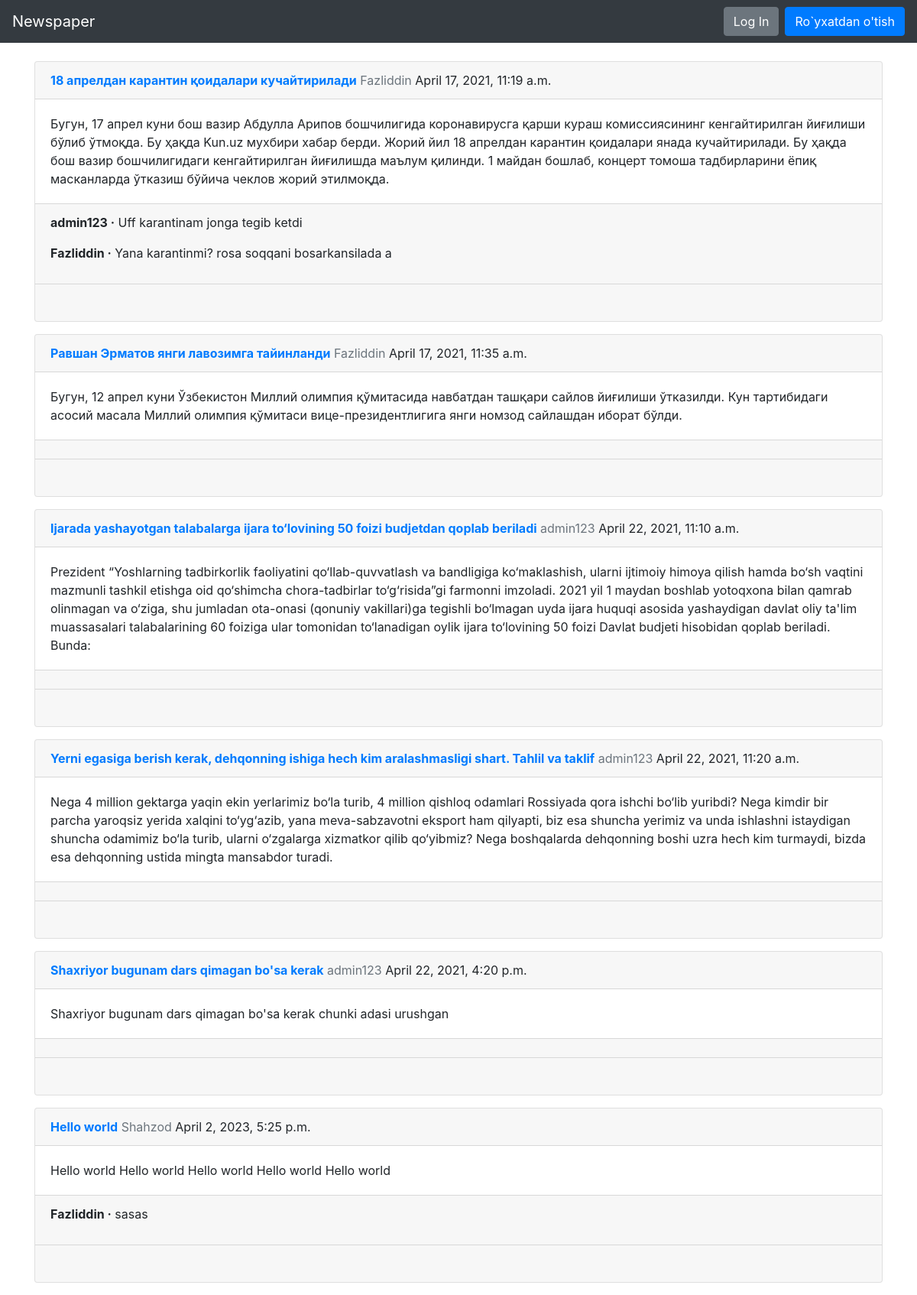
The app's page /articles/ with its own data.
### articles/models.py (models this page shows, shortened)
class Article(models.Model):
    title = models.CharField(max_length=250)
    image = models.ImageField(upload_to='media/',null=True,blank=True)  #new
    body = models.TextField()
    date = models.DateTimeField(auto_now_add=True)
    author = models.ForeignKey(
        get_user_model(),
        on_delete = models.CASCADE,
    )

class Comment(models.Model):
    article = models.ForeignKey(
        Article,
        on_delete=models.CASCADE,
        related_name='comments',
        )
    comment = models.CharField(max_length=120)
    author = models.ForeignKey(
        get_user_model(),
        on_delete=models.CASCADE,
                               )
    def __str__(self):
        return self.comment

### users/models.py (models this page shows)
class CustomerUser(AbstractUser):
    age = models.PositiveIntegerField(null=True,blank=True)
    address = models.CharField(max_length=200,null=True,blank=True)
    universitet = models.CharField(max_length=200,null=True,blank=True)

### articles/views.py (the view)
# urls.py: path('',ArticleListView.as_view(),name='article_list'),
class ArticleListView(ListView):
    model = Article
    template_name = 'article_list.html'

### templates/article_list.html (shortened to what this page needs)
{% extends 'base.html' %}
{% block content %}
{% for article in object_list %}
<div class="card mb-3">
    <div class="card-header">
        <a href="{% url 'article_detail' article.pk %}">
        <span class="font-weight-bold">{{article.title}}</span>
        </a>
        <span class="text-muted">{{article.author}}</span>
        {{article.date}}
    </div>
    <div class="card-body">
        {{article.body}}
    </div>
    <div class="card-footer">
        {% for comment in article.comments.all %}
        <p>
            <span class="font-weight-bold">{{ comment.author }} &middot;</span>
            {{ comment }}
        </p>
        {% endfor %}
    </div>
    <div class="card-footer text-center text-muted">
        {% if user.is_authenticated and article.author == request.user %}
        <a href="{% url 'article_edit' article.pk %}" class="btn btn-success">Edit</a>
        <a href="{% url 'article_delete' article.pk %}" class="btn btn-danger">Delete</a>
        {% else %}
        <br>
        {% endif %}
    </div>
</div>
{% endfor%}
{% endblock content %}

### templates/base.html (shortened to what this page needs)
<!DOCTYPE html>
<html lang="en">
<head>
<link rel="stylesheet" href="https://stackpath.bootstrapcdn.com/bootstrap/4.1.3/css/bootstrap.min.css"
>
</head>
<body>
<nav class="navbar navbar-expand-md navbar-dark bg-dark mb-4">
    <a class="navbar-brand" href="{% url 'home' %}">Newspaper</a>
<div class="collapse navbar-collapse" id="navbarCollapse">
    {% if user.is_authenticated %}
    <ul class="navbar-nav ml-auto">
        <li class="nav-item">
            <a class="nav-link dropdown-toggle" href="#" id="userMenu" data-toggle="dropdown"
               aria-haspopup="true" aria-expanded="false">
                {{user.username}}
            </a>
            <div class="dropdown-menu dropdown-menu-right" aria-labelledby="userMenu">
                <a class="dropdown-item" href="{% url 'password_change' %}">Parolni o'zgartirish</a>
                <div class="dropdown-divider"></div>
                <a class="dropdown-item" href="{% url 'logout' %}">Log Out</a>
                 <div class="dropdown-divider"></div>
                <a class="dropdown-item" href="{% url 'article_new' %}">Yangi maqola</a>
            </div>
        </li>
    </ul>
    {% else %}
    <form class="form-inline ml-auto">
<a href="{% url 'login' %}" class="btn btn-secondary"> Log In </a>
        <a href="{% url 'signup' %}" class="btn btn-primary ml-2">Ro`yxatdan o'tish</a>
    </form>
    {% endif %}
</div>
</nav>
<div class="container">
{% block content %}
{% endblock content %}
</div>
</body>
</html>

### records on screen
Article: title "18 апрелдан карантин қоидалари кучайтирилади", author "Fazliddin", date "April 17, 2021, 11:19 a.m.", body "Бугун, 17 апрел куни бош вазир Абдулла Арипов бошчилигида коронавирусга қарши кураш комиссиясининг кенгайтирилган йиғилиши бўлиб ўтмоқда. Бу ҳақда Kun.uz мухбири хабар берди. Жорий йил 18 апрелдан карантин қоидалари янада кучайтирилади. Бу ҳақда бош вазир бошчилигидаги кенгайтирилган йиғилишда маълум қилинди. 1 майдан бошлаб, концерт томоша тадбирларини ёпиқ масканларда ўтказиш бўйича чеклов жорий этилмоқда."
Comment: author "admin123", comment "Uff karantinam jonga tegib ketdi"
Comment: author "Fazliddin", comment "Yana karantinmi? rosa soqqani bosarkansilada a"
Article: title "Равшан Эрматов янги лавозимга тайинланди", author "Fazliddin", date "April 17, 2021, 11:35 a.m.", body "Бугун, 12 апрел куни Ўзбекистон Миллий олимпия қўмитасида навбатдан ташқари сайлов йиғилиши ўтказилди. Кун тартибидаги асосий масала Миллий олимпия қўмитаси вице-президентлигига янги номзод сайлашдан иборат бўлди."
Article: title "Ijarada yashayotgan talabalarga ijara to‘lovining 50 foizi budjetdan qoplab beriladi", author "admin123", date "April 22, 2021, 11:10 a.m.", body "Prezident “Yoshlarning tadbirkorlik faoliyatini qo‘llab-quvvatlash va bandligiga ko‘maklashish, ularni ijtimoiy himoya qilish hamda bo‘sh vaqtini mazmunli tashkil etishga oid qo‘shimcha chora-tadbirlar to‘g‘risida”gi farmonni imzoladi. 2021 yil 1 maydan boshlab yotoqxona bilan qamrab olinmagan va o‘ziga, shu jumladan ota-onasi (qonuniy vakillari)ga tegishli bo‘lmagan uyda ijara huquqi asosida yashaydigan davlat oliy ta'lim muassasalari talabalarining 60 foiziga ular tomonidan to‘lanadigan oylik ijara to‘lovining 50 foizi Davlat budjeti hisobidan qoplab beriladi. Bunda:"
Article: title "Yerni egasiga berish kerak, dehqonning ishiga hech kim aralashmasligi shart. Tahlil va taklif", author "admin123", date "April 22, 2021, 11:20 a.m.", body "Nega 4 million gektarga yaqin ekin yerlarimiz bo‘la turib, 4 million qishloq odamlari Rossiyada qora ishchi bo‘lib yuribdi? Nega kimdir bir parcha yaroqsiz yerida xalqini to‘yg‘azib, yana meva-sabzavotni eksport ham qilyapti, biz esa shuncha yerimiz va unda ishlashni istaydigan shuncha odamimiz bo‘la turib, ularni o‘zgalarga xizmatkor qilib qo‘yibmiz? Nega boshqalarda dehqonning boshi uzra hech kim turmaydi, bizda esa dehqonning ustida mingta mansabdor turadi."
Article: title "Shaxriyor bugunam dars qimagan bo'sa kerak", author "admin123", date "April 22, 2021, 4:20 p.m.", body "Shaxriyor bugunam dars qimagan bo'sa kerak chunki adasi urushgan"
Article: title "Hello world", author "Shahzod", date "April 2, 2023, 5:25 p.m.", body "Hello world Hello world Hello world Hello world Hello world"
Comment: author "Fazliddin", comment "sasas"
